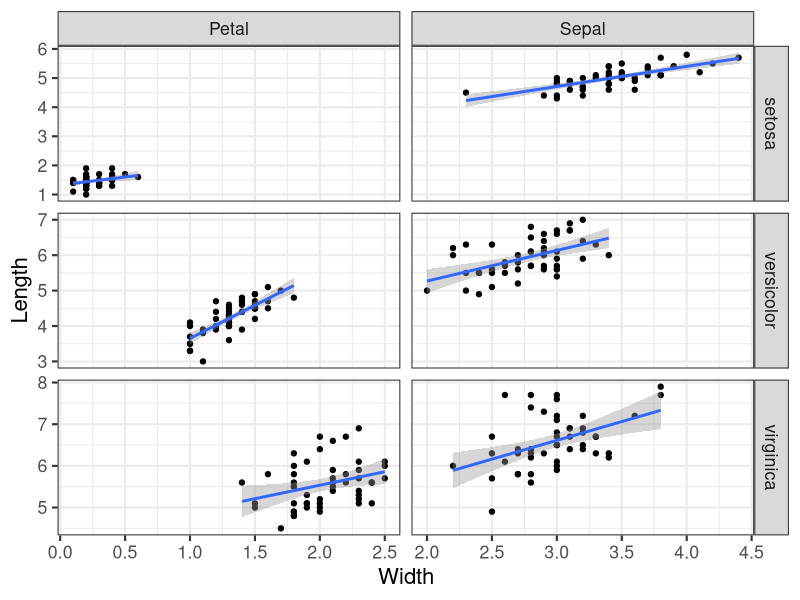

Recreate this plot in R.
## ---- chunk 1
# First load the Iris data and load reshape2 and ggplot2 packages
data(iris)
library(reshape2)
library(ggplot2)
# Add a column to keep track of the flower
iris$flower_id <- rownames(iris)
# Default options
iris_melted <- melt(iris)
# We first split that variable to get the columns we need
split_variable <- strsplit(as.character(iris_melted$variable), split = "\\.")
# Create two new variables
iris_melted$flower_part <- sapply(split_variable, "[", 1)
iris_melted$measurement_type <- sapply(split_variable, "[", 2)
# Remove the one we don't need anymore
iris_melted$variable <- NULL
iris_cast <- dcast(iris_melted, formula = flower_id + Species + flower_part ~ measurement_type)
## ---- chunk 2
# Plot
ggplot(data=iris_cast, aes(x=Width, y=Length))+ # Add points and use free scales in the facet
  geom_point()+facet_grid(Species~flower_part, scale="free")+
  # Add a regression line
  geom_smooth(method="lm")+
  # Use the black/white theme and increase the font size
  theme_bw(base_size=16)
